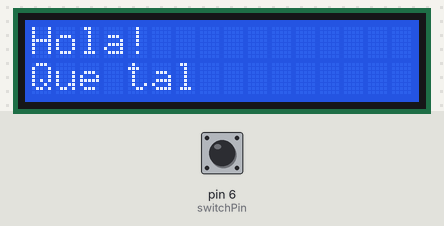
A sketch run on a simulated Arduino Uno, built with avr-gcc and run on an emulated ATmega328P. Shown: 16×2 character LCD. Inputs (shaded band) come from the test bench; at power-on: pin 6 (switchPin) LOW. What the sketch prints to the serial monitor is not drawn.

Above: at 0.24 s.
At 0.95 s:
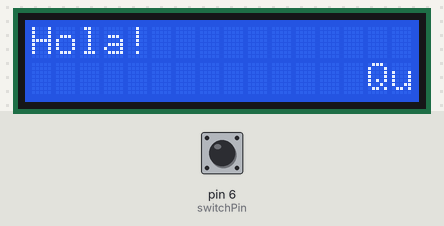
At 1.3 s:
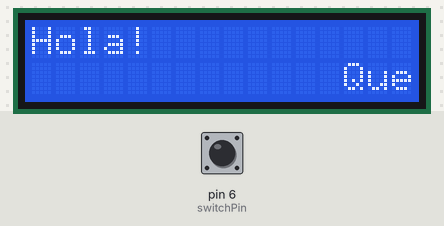
At 2.01 s:
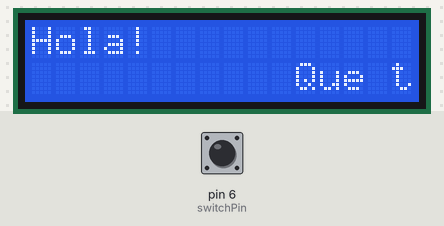
At 2.37 s:
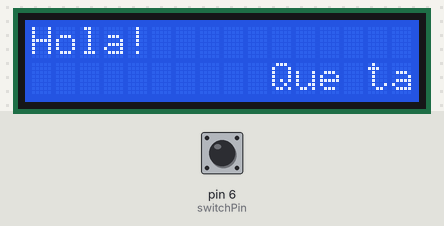
At 6.26 s:
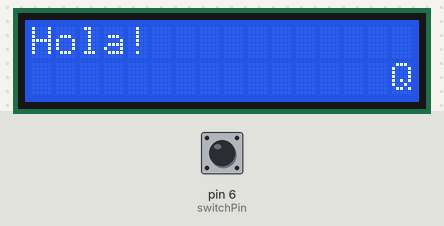

Measured:
- by itself, everything shown: repeats every 5.7 s, in 16 steps

The sketch:

LCD.ino
```cpp
#include <LiquidCrystal.h>
#include <string.h>

LiquidCrystal lcd(12, 11, 5, 4, 3, 2);
int switchPin = 6;

int rows = 2;
int cols = 16;

void setup
  () {
  Serial.begin(9600);
  pinMode(switchPin, INPUT);
  lcd.begin(cols, rows);
  lcd.print("Hola!");

}

void loop() {
  // no pita
  byte state = digitalRead(switchPin);
  Serial.println(state);
  print("Que tal", state == HIGH);
}

int index = 0;
void print(String s, bool forward)
{
  int len = s.length();
  int step = forward ? 1 : -1;

  if (index >= cols)
  {
    index = 0;
  }
  if (index < 0)
  {
    index = cols-1;
  }

  for (int c = 0; c < cols; c++)
  {
    lcd.setCursor(c, 1);
    if (c >= index && c-index < len)
    {
      lcd.print(s[c-index]);
    } else
    {
      lcd.print(" ");
    }
  }

  index += step;
  delay(350);
}
```
